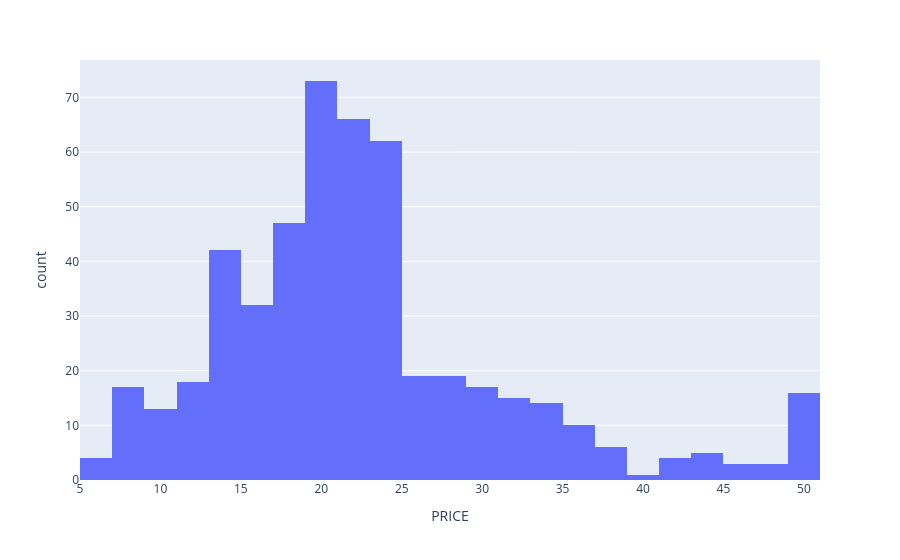

Notebook cell for this chart:
### Code cell
# PRICE의 분포 확인
import plotly.express as px

fig = px.histogram(boston_df, x='PRICE')
fig.show()

### Figure 1 — Plotly figure (JSON) as saved in the notebook; plotly's stock layout.template omitted (floating-point values rounded to 4 significant figures; data arrays with more than 128 entries replaced by an {"elided": "..."} marker saying what was removed)
{"data": [{"bingroup": "x", "hovertemplate": "PRICE=%{x}<br>count=%{y}<extra></extra>", "legendgroup": "", "marker": {"color": "#636efa", "pattern": {"shape": ""}}, "name": "", "orientation": "v", "showlegend": false, "type": "histogram", "x": {"elided": "506 float values"}, "xaxis": "x", "yaxis": "y"}], "layout": {"barmode": "relative", "legend": {"tracegroupgap": 0}, "margin": {"t": 60}, "xaxis": {"anchor": "y", "domain": [0, 1], "title": {"text": "PRICE"}}, "yaxis": {"anchor": "x", "domain": [0, 1], "title": {"text": "count"}}}}
